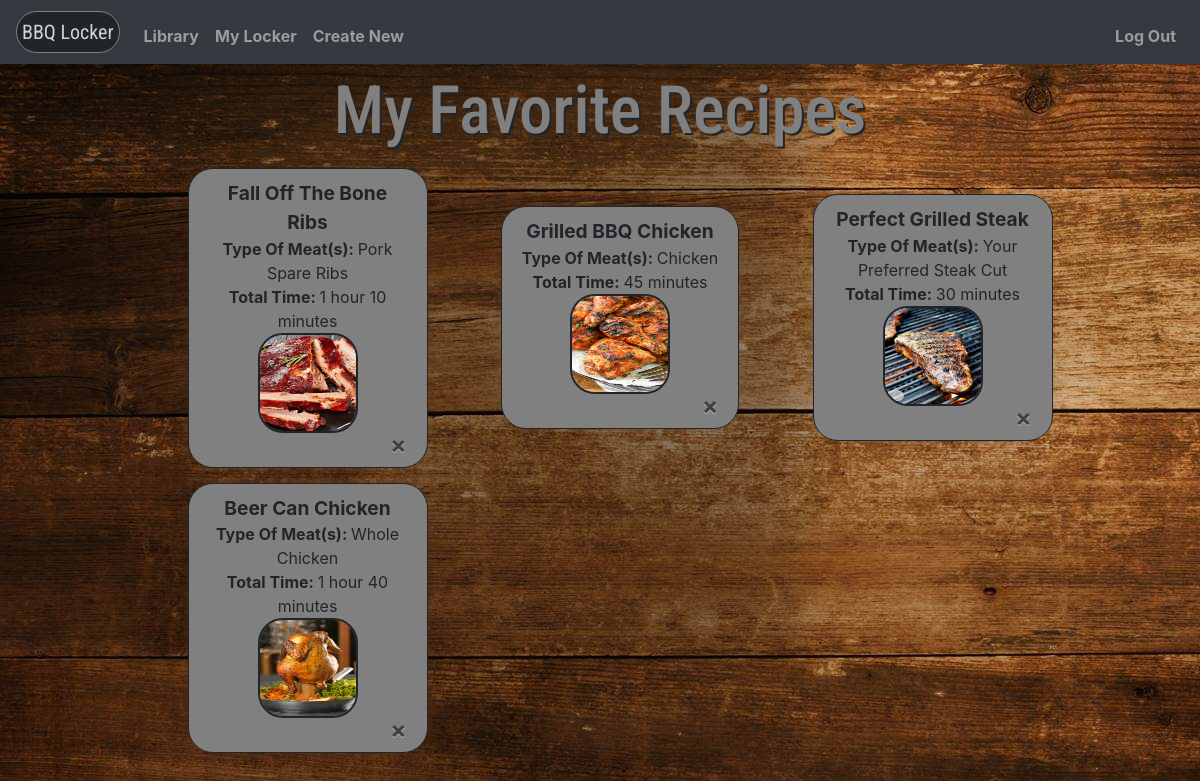
The page /favorites (signed in) on the database its author committed.
### package/models.py (models this page shows)
class Favorite(db.Model):
    id = db.Column(db.Integer, primary_key=True)
    recipeName = db.Column(db.String(10000))
    meat = db.Column(db.String(10000))
    totalTime = db.Column(db.String(10000))
    preparation = db.Column(db.String(10000))
    instructions = db.Column(db.String(10000))
    imgName = db.Column(db.String(100))
    date = db.Column(db.DateTime(timezone=True), default=func.now())
    user_id = db.Column(db.Integer, db.ForeignKey('user.id'))
    recipe_id = db.Column(db.Integer, db.ForeignKey('recipe.id'))

### package/views.py (the view)
@views.route('/favorites', methods=['GET', 'POST'])
@login_required
def favorite():
    favorite = Favorite.query.order_by(Favorite.recipeName)
    return render_template("favorites.html", user=current_user, favorite=favorite)

### package/__init__.py (called while the page is built)
def create_app():
    app = Flask(__name__)
    app.config['SECRET_KEY'] = 'bulldog'
    app.config['SQLALCHEMY_DATABASE_URI'] = f'sqlite:///{DB_NAME}'
    app.config['CSRF_ENABLED'] = True
    app.config['USER_ENABLE_EMAIL'] = False
    db.init_app(app)
    from .views import views
    from .auth import auth
    app.register_blueprint(views, url_prefix='/')
    app.register_blueprint(auth, url_prefix='/')
    from .models import User
    create_database(app)
    login_manager = LoginManager()
    login_manager.login_view = 'auth.login'
    login_manager.init_app(app)
    @login_manager.user_loader
    def load_user(id):
        return User.query.get(int(id))
    return app

### package/templates/favorites.html (shortened to what this page needs)
{% extends "layout.html" %}
{% block content %}
    <h1 class="header-favorites">My Favorite Recipes</h1>
      <ul class="fav-list-grid" id="favorite">
        {% for recipe in user.favorites %}
        <li>
          <a id="recipeName" onClick="gotoRecipe({{ recipe.recipe_id }})">{{ recipe.recipeName }}</a>
          <a id="recipeMeat" onClick="gotoRecipe({{ recipe.recipe_id }})"><b>Type Of Meat(s): </b>{{ recipe.meat }}</a>
          <a id="totalTime" onClick="gotoRecipe({{ recipe.recipe_id }})"><b>Total Time: </b>{{ recipe.totalTime }}</a>
          <img id="favoriteImg" onClick="gotoRecipe({{ recipe.recipe_id }})" width="100" height="100"  src="/static/userImages/{{ recipe.imgName }}" alt="recipe.imgName">
          <button id="deleteFavButton" type="button" class="close" onClick="deleteFavorite({{ recipe.id }})">
            <span aria-hidden="true">&times;</span>
          </button>
        </li>
        {% endfor %}
      </ul>
{% endblock %}

### package/static/styles.css (style rules this page uses)
body { background-image: url("defaultImages/woodenBackground.jpg"); }
.header-favorites { color: grey; text-shadow: 2px 2px #212529; font-family: Roboto Condensed; font-size: 50pt; text-align: center; padding: 10px; }
.fav-list-grid { display: grid; list-style-type: none; grid-template-columns: repeat(auto-fit, 15rem); gap: 15px; justify-content: space-evenly; justify-items: center; align-content: space-evenly; align-items: center; }
.fav-list-grid li { display: inline-block; color: #212529; background-color: grey; padding: 10px 20px 10px 20px; border-radius: 25px; border: 1px solid #212529; }
.fav-list-grid li #recipeName { display: block; font-weight: bold; font-size: larger; text-align: center; word-wrap: break-word; }
.fav-list-grid li #recipeMeat { display: block; text-align: center; }
.fav-list-grid li #totalTime { display: block; text-align: center; }
.fav-list-grid li img { display: block; color: rgb(112, 28, 28); font-size: auto; text-align: center; margin: auto; border-style: solid; border-color: #212529; border-width: 2px; }
img { border-radius: 25px; margin: auto; }
* { box-sizing: border-box; }

### rows shown on the page
Favorite: recipeName "Fall Off The Bone Ribs", meat "Pork Spare Ribs", totalTime "1 hour 10 minutes", imgName (picture)
Favorite: recipeName "Grilled BBQ Chicken", meat "Chicken", totalTime "45 minutes", imgName (picture)
Favorite: recipeName "Perfect Grilled Steak", meat "Your Preferred Steak Cut", totalTime "30 minutes", imgName (picture)
Favorite: recipeName "Beer Can Chicken", meat "Whole Chicken", totalTime "1 hour 40 minutes", imgName (picture)
